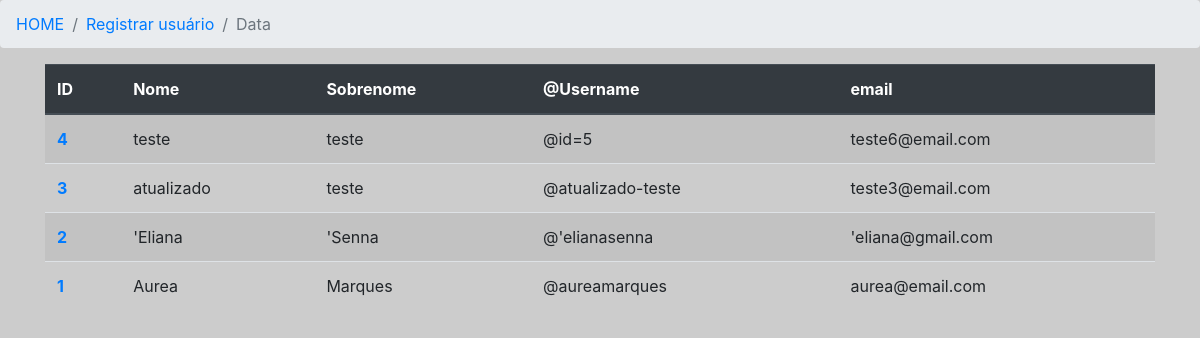
The app's page /listar/, older data.
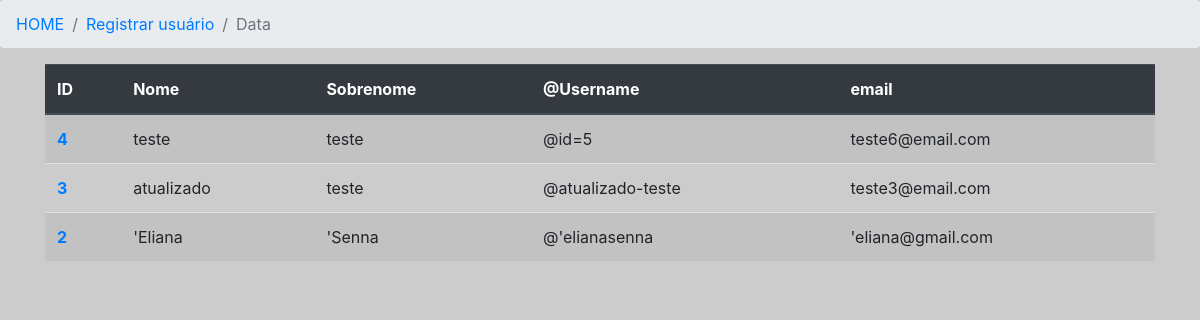
The same page, newer data.
### project/models.py (models this page shows, shortened)
class User(db.Model):
    __tablename__ = 'user'
    id = db.Column(db.Integer, primary_key=True, autoincrement=True)
    first_name = db.Column(db.String(20), nullable=False)
    last_name = db.Column(db.String(20), nullable=False)
    username = db.Column(db.String(35), unique=True, nullable=False)
    email = db.Column(db.String(45), unique=True, nullable=False)
    created_at = db.Column(
        db.DateTime, default=datetime.now, server_default=db.func.now())

### project/urls.py (the view)
    @app.route('/listar/', methods=['GET'], endpoint='listar')
    def list_user_view():
        users = User.query.order_by(text('-id'))
        return render_template('listar-usuarios.html', users=users)

### project/templates/listar-usuarios.html (shortened to what this page needs)
<!DOCTYPE html>
<html lang="pt-br">
<head>
    <link rel="stylesheet" href="https://cdn.jsdelivr.net/npm/bootstrap@4.6.2/dist/css/bootstrap.min.css">
    <link rel="stylesheet" href="{{url_for('static', filename='css/style.css')}}">
</head>
<body>
    <div class="row-sm">
        <nav aria-label="breadcrumb">
            <ol class="breadcrumb">
                <li class="breadcrumb-item"><a href="{{ url_for('index') }}">HOME</a></li>
                <li class="breadcrumb-item"><a href="{{ url_for('registrar') }}">Registrar usuário</a></li>
                <li class="breadcrumb-item active" aria-current="page">Data</li>
            </ol>
        </nav>
    </div>
<div class="container-sm">
    <div class="container-sm">
        <div class="row">
            <table class="table table-striped">
                <thead class="thead-dark">
                <tr>
                    <th scope="col">ID</th>
                    <th scope="col">Nome</th>
                    <th scope="col">Sobrenome</th>
                    <th scope="col">@Username</th>
                    <th scope="col">email</th>
                </tr>
                </thead>
                <tbody>
                    {% for user in users %}
                <tr>
                    <th scope="row"><a href="{{ url_for('user_id', id=user.id) }}">{{ user.id }}</a></th>
                    <td>{{ user.first_name }}</td>
                    <td>{{ user.last_name }}</td>
                    <td>@{{ user.username }}</td>
                    <td>{{ user.email }}</td>
                </tr>
                {% endfor %}
                </tbody>
            </table>
        </div>
    </div>
</div>
</body>
</html>

### project/static/css/style.css (style rules this page uses)
body { background-color: #CCC; }

Row changes from the older to the newer data that the page shows:
removed User: id "1", first_name "Aurea", last_name "Marques", username "aureamarques", email "aurea@email.com"
